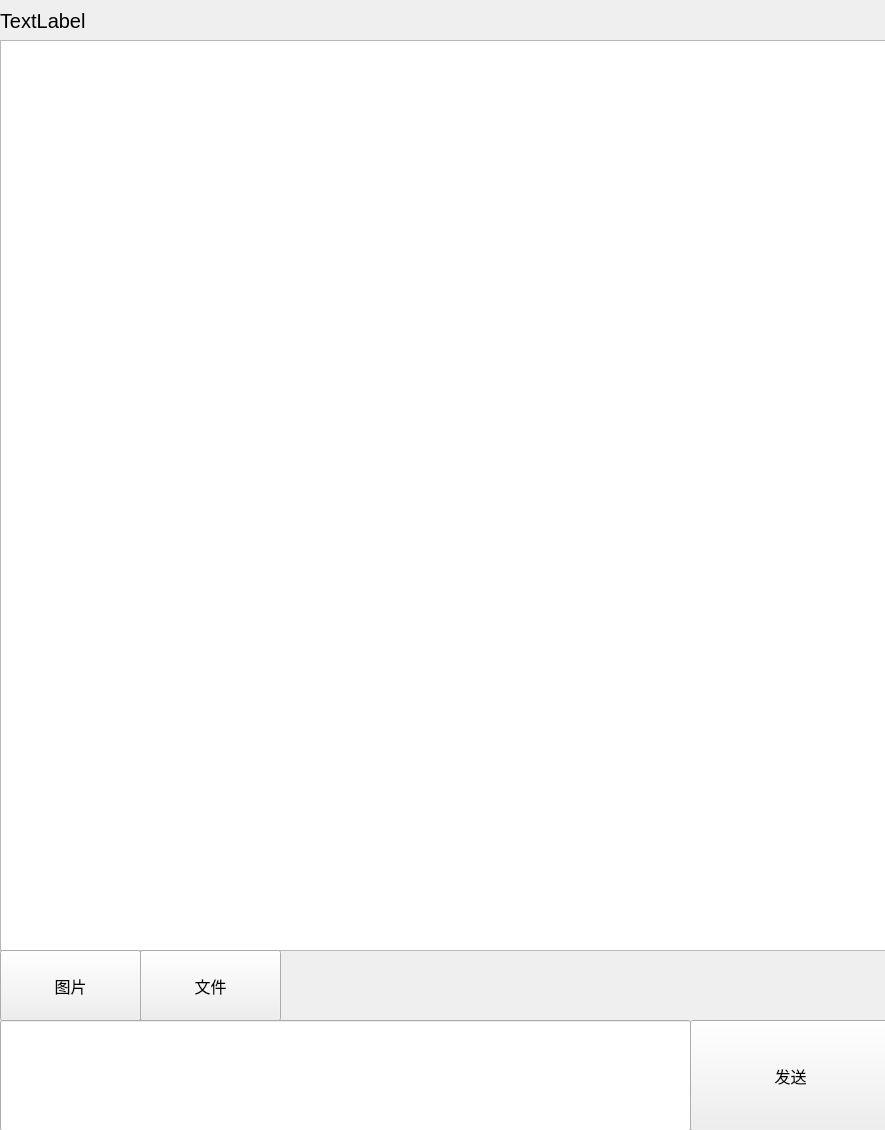
<?xml version="1.0" encoding="UTF-8"?>
<ui version="4.0">
 <class>MessageSend</class>
 <widget class="QWidget" name="MessageSend">
  <property name="geometry">
   <rect>
    <x>0</x>
    <y>0</y>
    <width>885</width>
    <height>1130</height>
   </rect>
  </property>
  <property name="windowTitle">
   <string>Form</string>
  </property>
  <widget class="QListWidget" name="listWidget">
   <property name="geometry">
    <rect>
     <x>0</x>
     <y>40</y>
     <width>891</width>
     <height>911</height>
    </rect>
   </property>
   <property name="sizePolicy">
    <sizepolicy hsizetype="Expanding" vsizetype="Expanding">
     <horstretch>0</horstretch>
     <verstretch>0</verstretch>
    </sizepolicy>
   </property>
  </widget>
  <widget class="QLineEdit" name="lineEdit">
   <property name="geometry">
    <rect>
     <x>0</x>
     <y>1020</y>
     <width>691</width>
     <height>111</height>
    </rect>
   </property>
   <property name="font">
    <font>
     <pointsize>12</pointsize>
    </font>
   </property>
  </widget>
  <widget class="QPushButton" name="sendBtn">
   <property name="geometry">
    <rect>
     <x>690</x>
     <y>1020</y>
     <width>201</width>
     <height>111</height>
    </rect>
   </property>
   <property name="font">
    <font>
     <pointsize>12</pointsize>
    </font>
   </property>
   <property name="text">
    <string>发送</string>
   </property>
  </widget>
  <widget class="QToolButton" name="imageBtn">
   <property name="geometry">
    <rect>
     <x>0</x>
     <y>950</y>
     <width>141</width>
     <height>71</height>
    </rect>
   </property>
   <property name="font">
    <font>
     <pointsize>12</pointsize>
    </font>
   </property>
   <property name="text">
    <string>图片</string>
   </property>
  </widget>
  <widget class="QToolButton" name="fileBtn">
   <property name="geometry">
    <rect>
     <x>140</x>
     <y>950</y>
     <width>141</width>
     <height>71</height>
    </rect>
   </property>
   <property name="font">
    <font>
     <pointsize>12</pointsize>
    </font>
   </property>
   <property name="text">
    <string>文件</string>
   </property>
  </widget>
  <widget class="QLabel" name="converSationName">
   <property name="geometry">
    <rect>
     <x>0</x>
     <y>0</y>
     <width>521</width>
     <height>41</height>
    </rect>
   </property>
   <property name="font">
    <font>
     <pointsize>15</pointsize>
    </font>
   </property>
   <property name="text">
    <string>TextLabel</string>
   </property>
  </widget>
 </widget>
 <resources/>
 <connections/>
</ui>
